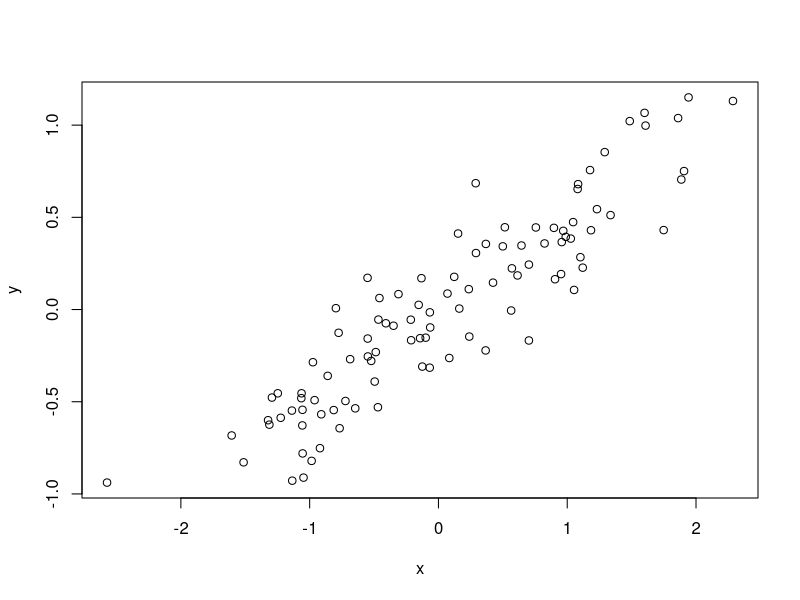

The R script that drew this image:
# Simulate & plot data
# Renee Reynolds
# reynold1@arizona.edu
# 25 JUNE 2024


# Simulate predictor variable
x <- rnorm(n = 100)

# Simulate response variable with some noise
y <- 0.5 * x + rnorm(n = 100, sd = 0.2)

#Plot the data 
plot(x = x, y = y)

#Making this change to test Git push/pull
